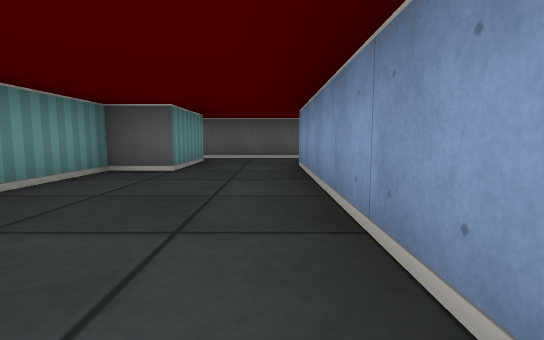
[1] (above)

12 first-person views from a walk through a cub3D maze. The camera is about half as high as the walls, tilts 6° down and sees 85° across. The floor is counted in squares. Each view is taken from the middle of a square. On the plan, view 1 faces up. The plan holds only what a view shows up to about 9 squares ahead; the rest is blank.

[2]
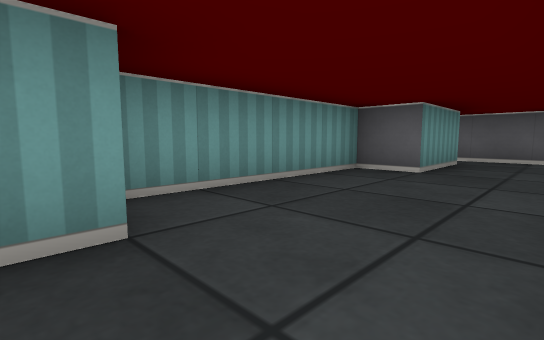

[3]
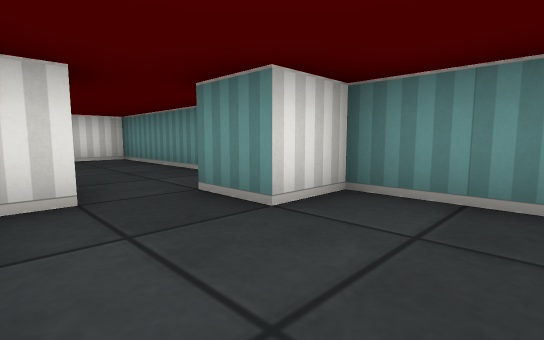

[4]
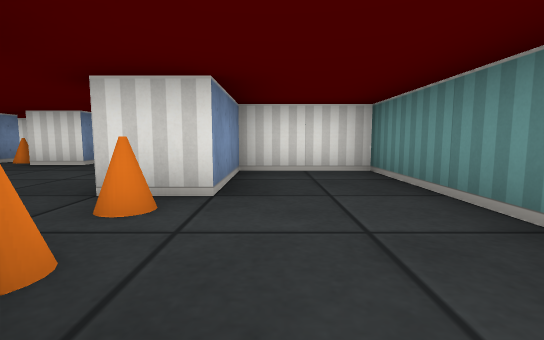

[5]
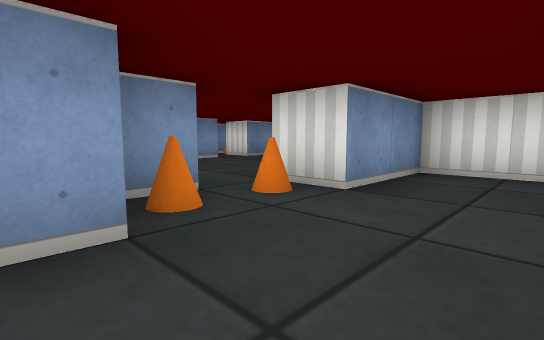

[6]
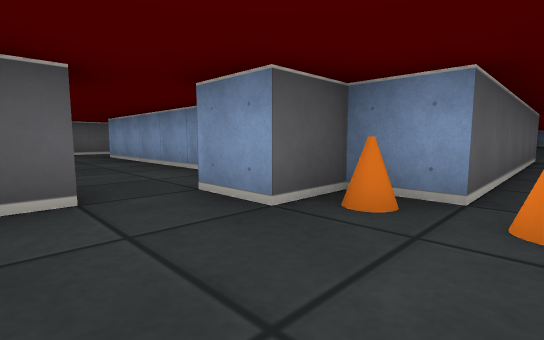

[7]
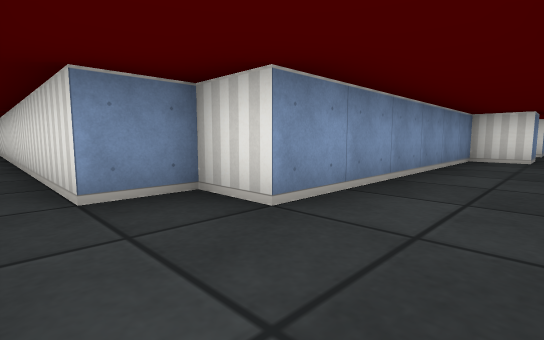

[8]
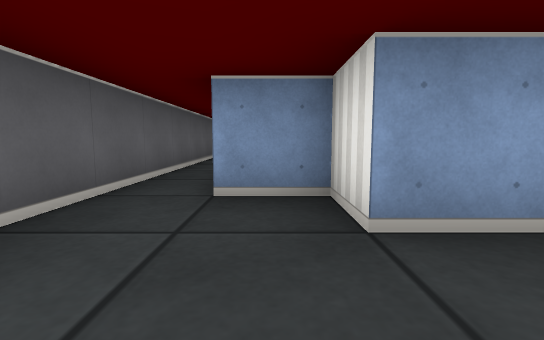

[9]
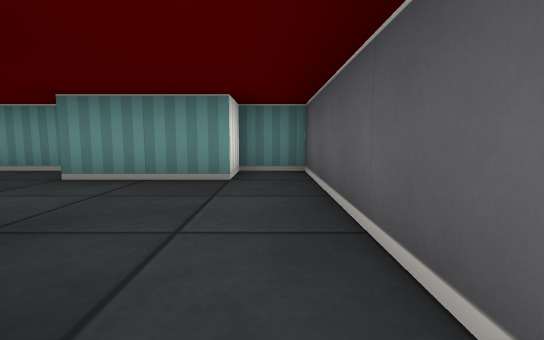

[10]
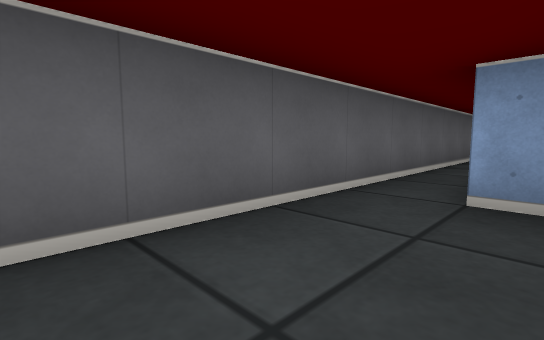

[11]
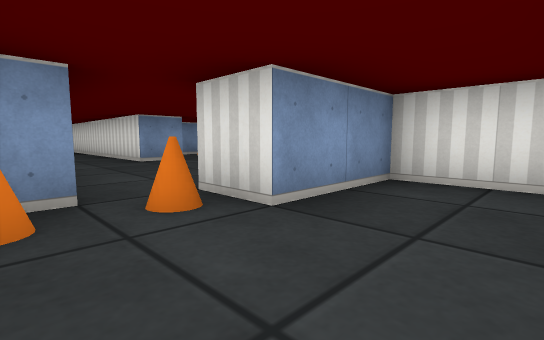

[12]
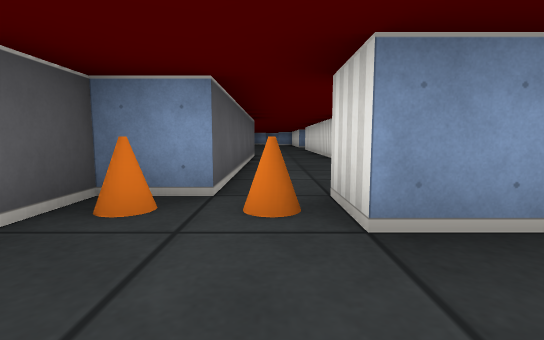

### Floor plan
Ten units are one square. View 1 is at (0, 0); x grows to the right and y downward. Boxes are objects, and circles mark ways between rooms. Rooms are numbered by the first view taken in them; rooms with no view inside come last. Other rooms are left out.
<svg viewBox="-30 -80 235 140">
<path fill="none" stroke="#000" d="M15 -75 -25 -75 -25 -65 -15 -65 -15 -45 -25 -45 -25 -5 -15 -5 -15 5M-5 5 5 5 5 -55 15 -55 15 -65M5 25 5 15 -5 15 -5 5M-25 21 -25 55 -5 55 -5 35 5 35M-15 5 -20 5M65 -75 15 -75M15 -65 104 -65"/>
<rect x="-5" y="25" width="10" height="10" fill="#bbb"><title>cone</title></rect>
<rect x="-5" y="15" width="10" height="10" fill="#bbb"><title>cone</title></rect>
<circle cx="-10" cy="10" r="3" fill="#2a7"/>
<circle cx="10" cy="-70" r="3" fill="#2a7"/>
<text x="-10" y="-40">1</text>
<text x="-10" y="30">2</text>
<text x="200" y="-50">3</text>
</svg>
Room 1 opens to room 2. Room 1 opens to room 3.

Where each view was taken, in squares from view 1:
view 1: 0 up, 0 right, facing up
view 2: 0 up, 0 right, facing up-left
view 3: 2 up, 0 right, facing down-left
view 4: 1 down, 1 left, facing down
view 5: 1 down, 2 left, facing down-right
view 6: 3 down, 2 left, facing up-right
view 7: 7 up, 1 left, facing down-right
view 8: 6 up, 1 left, facing right
view 9: 7 up, 2 right, facing left
view 10: 6 up, 1 left, facing up-right
view 11: 2 down, 2 left, facing down-right
view 12: 3 down, 2 left, facing right
